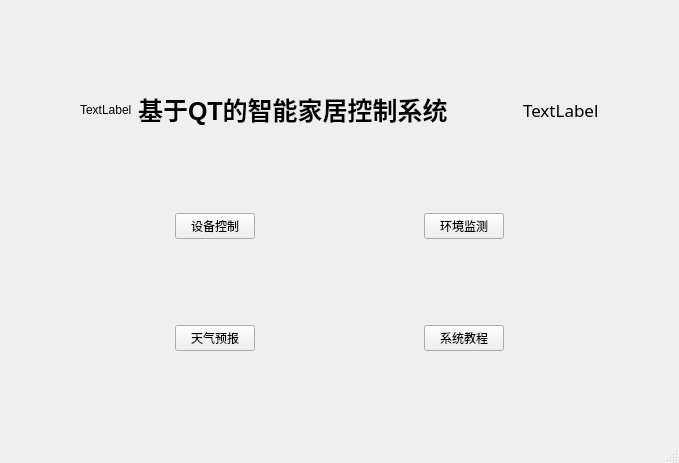
<?xml version="1.0" encoding="UTF-8"?>
<ui version="4.0">
 <class>MainWindow</class>
 <widget class="QMainWindow" name="MainWindow">
  <property name="geometry">
   <rect>
    <x>0</x>
    <y>0</y>
    <width>679</width>
    <height>463</height>
   </rect>
  </property>
  <property name="windowTitle">
   <string>MainWindow</string>
  </property>
  <widget class="QWidget" name="centralWidget">
   <layout class="QVBoxLayout" name="verticalLayout_3">
    <item>
     <spacer name="verticalSpacer">
      <property name="orientation">
       <enum>Qt::Vertical</enum>
      </property>
      <property name="sizeHint" stdset="0">
       <size>
        <width>20</width>
        <height>71</height>
       </size>
      </property>
     </spacer>
    </item>
    <item>
     <layout class="QHBoxLayout" name="horizontalLayout">
      <item>
       <spacer name="horizontalSpacer_3">
        <property name="orientation">
         <enum>Qt::Horizontal</enum>
        </property>
        <property name="sizeHint" stdset="0">
         <size>
          <width>40</width>
          <height>20</height>
         </size>
        </property>
       </spacer>
      </item>
      <item>
       <widget class="QLabel" name="labelPicture">
        <property name="text">
         <string>TextLabel</string>
        </property>
       </widget>
      </item>
      <item>
       <widget class="QLabel" name="labelName">
        <property name="font">
         <font>
          <pointsize>19</pointsize>
          <bold>true</bold>
         </font>
        </property>
        <property name="text">
         <string>基于QT的智能家居控制系统</string>
        </property>
       </widget>
      </item>
      <item>
       <spacer name="horizontalSpacer_2">
        <property name="orientation">
         <enum>Qt::Horizontal</enum>
        </property>
        <property name="sizeHint" stdset="0">
         <size>
          <width>40</width>
          <height>20</height>
         </size>
        </property>
       </spacer>
      </item>
      <item>
       <widget class="QLabel" name="labelTime">
        <property name="font">
         <font>
          <family>楷体</family>
          <pointsize>13</pointsize>
         </font>
        </property>
        <property name="text">
         <string>TextLabel</string>
        </property>
       </widget>
      </item>
      <item>
       <spacer name="horizontalSpacer">
        <property name="orientation">
         <enum>Qt::Horizontal</enum>
        </property>
        <property name="sizeHint" stdset="0">
         <size>
          <width>40</width>
          <height>20</height>
         </size>
        </property>
       </spacer>
      </item>
     </layout>
    </item>
    <item>
     <spacer name="verticalSpacer_2">
      <property name="orientation">
       <enum>Qt::Vertical</enum>
      </property>
      <property name="sizeHint" stdset="0">
       <size>
        <width>20</width>
        <height>70</height>
       </size>
      </property>
     </spacer>
    </item>
    <item>
     <layout class="QHBoxLayout" name="horizontalLayout_2">
      <item>
       <spacer name="horizontalSpacer_5">
        <property name="orientation">
         <enum>Qt::Horizontal</enum>
        </property>
        <property name="sizeHint" stdset="0">
         <size>
          <width>40</width>
          <height>20</height>
         </size>
        </property>
       </spacer>
      </item>
      <item>
       <layout class="QVBoxLayout" name="verticalLayout">
        <item>
         <widget class="QPushButton" name="buttonControl">
          <property name="text">
           <string>设备控制</string>
          </property>
         </widget>
        </item>
       </layout>
      </item>
      <item>
       <spacer name="horizontalSpacer_4">
        <property name="orientation">
         <enum>Qt::Horizontal</enum>
        </property>
        <property name="sizeHint" stdset="0">
         <size>
          <width>40</width>
          <height>20</height>
         </size>
        </property>
       </spacer>
      </item>
      <item>
       <layout class="QVBoxLayout" name="verticalLayout_2">
        <item>
         <widget class="QPushButton" name="buttonMonitor">
          <property name="text">
           <string>环境监测</string>
          </property>
         </widget>
        </item>
       </layout>
      </item>
      <item>
       <spacer name="horizontalSpacer_6">
        <property name="orientation">
         <enum>Qt::Horizontal</enum>
        </property>
        <property name="sizeHint" stdset="0">
         <size>
          <width>40</width>
          <height>20</height>
         </size>
        </property>
       </spacer>
      </item>
     </layout>
    </item>
    <item>
     <spacer name="verticalSpacer_3">
      <property name="orientation">
       <enum>Qt::Vertical</enum>
      </property>
      <property name="sizeHint" stdset="0">
       <size>
        <width>20</width>
        <height>71</height>
       </size>
      </property>
     </spacer>
    </item>
    <item>
     <layout class="QHBoxLayout" name="horizontalLayout_3">
      <item>
       <spacer name="horizontalSpacer_7">
        <property name="orientation">
         <enum>Qt::Horizontal</enum>
        </property>
        <property name="sizeHint" stdset="0">
         <size>
          <width>40</width>
          <height>20</height>
         </size>
        </property>
       </spacer>
      </item>
      <item>
       <widget class="QPushButton" name="buttonWeather">
        <property name="text">
         <string>天气预报</string>
        </property>
       </widget>
      </item>
      <item>
       <spacer name="horizontalSpacer_8">
        <property name="orientation">
         <enum>Qt::Horizontal</enum>
        </property>
        <property name="sizeHint" stdset="0">
         <size>
          <width>40</width>
          <height>20</height>
         </size>
        </property>
       </spacer>
      </item>
      <item>
       <widget class="QPushButton" name="buttonWe">
        <property name="text">
         <string>系统教程</string>
        </property>
       </widget>
      </item>
      <item>
       <spacer name="horizontalSpacer_9">
        <property name="orientation">
         <enum>Qt::Horizontal</enum>
        </property>
        <property name="sizeHint" stdset="0">
         <size>
          <width>40</width>
          <height>20</height>
         </size>
        </property>
       </spacer>
      </item>
     </layout>
    </item>
    <item>
     <spacer name="verticalSpacer_4">
      <property name="orientation">
       <enum>Qt::Vertical</enum>
      </property>
      <property name="sizeHint" stdset="0">
       <size>
        <width>20</width>
        <height>70</height>
       </size>
      </property>
     </spacer>
    </item>
   </layout>
  </widget>
  <widget class="QStatusBar" name="statusBar"/>
 </widget>
 <layoutdefault spacing="6" margin="11"/>
 <resources/>
 <connections/>
</ui>
